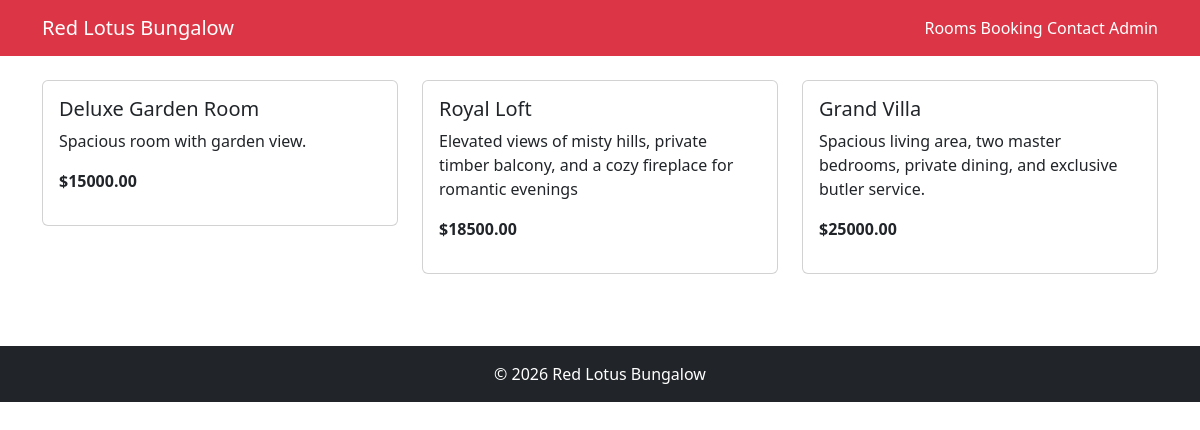
Before: /rooms.php with the older database file.
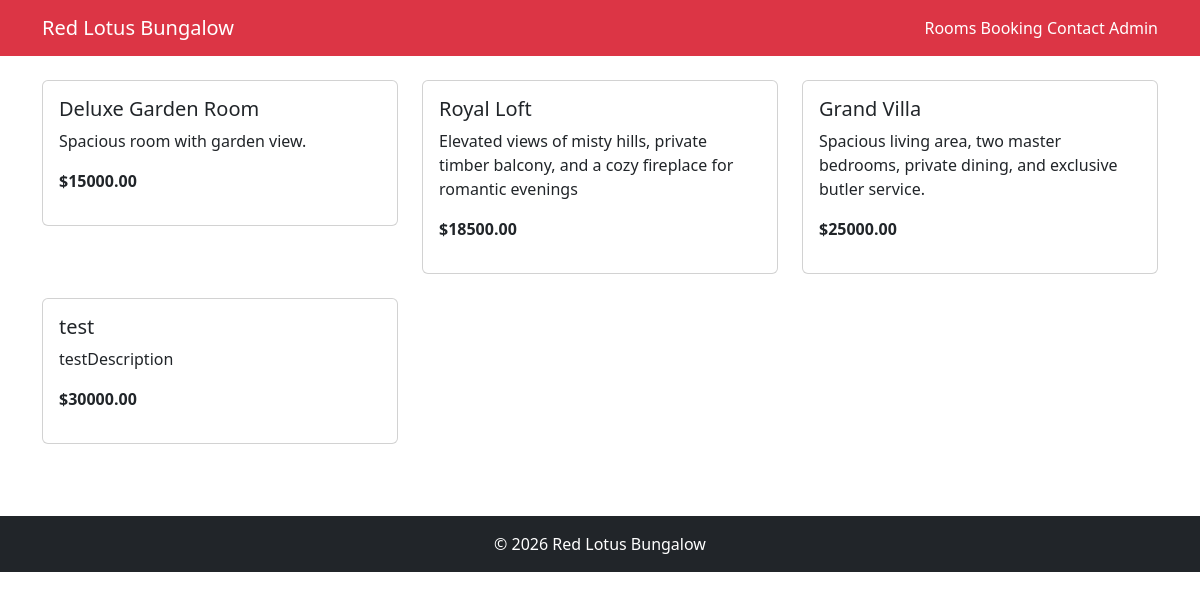
After: the same page with the newer database file.
### tables this page shows
CREATE TABLE `rooms` (
  `id` int(11) NOT NULL,
  `name` varchar(100) NOT NULL,
  `type` varchar(50) DEFAULT NULL,
  `price` decimal(10,2) NOT NULL,
  `capacity` int(11) DEFAULT 2,
  `description` text DEFAULT NULL,
  `image` varchar(255) DEFAULT NULL,
  `status` varchar(20) DEFAULT 'Available',
  `created_at` timestamp NOT NULL DEFAULT current_timestamp()
);

### rooms.php (the view)
<?php
require 'config/database.php';
include 'includes/header.php';
include 'includes/navbar.php';
$stmt = $pdo->query("SELECT * FROM rooms");
$rooms = $stmt->fetchAll();
?>
<div class="container mt-4">
  <div class="row">
    <?php foreach($rooms as $room): ?>
      <div class="col-md-4">
        <div class="card mb-4">
          <div class="card-body">
            <h5><?= $room['name'] ?></h5>
            <p><?= $room['description'] ?></p>
            <p><strong>$<?= $room['price'] ?></strong></p>
          </div>
        </div>
      </div>
    <?php endforeach; ?>
  </div>
</div>
<?php include 'includes/footer.php'; ?>

Changed rows visible on the page:
added rooms: name "test", description "testDescription", price "30000.00"
